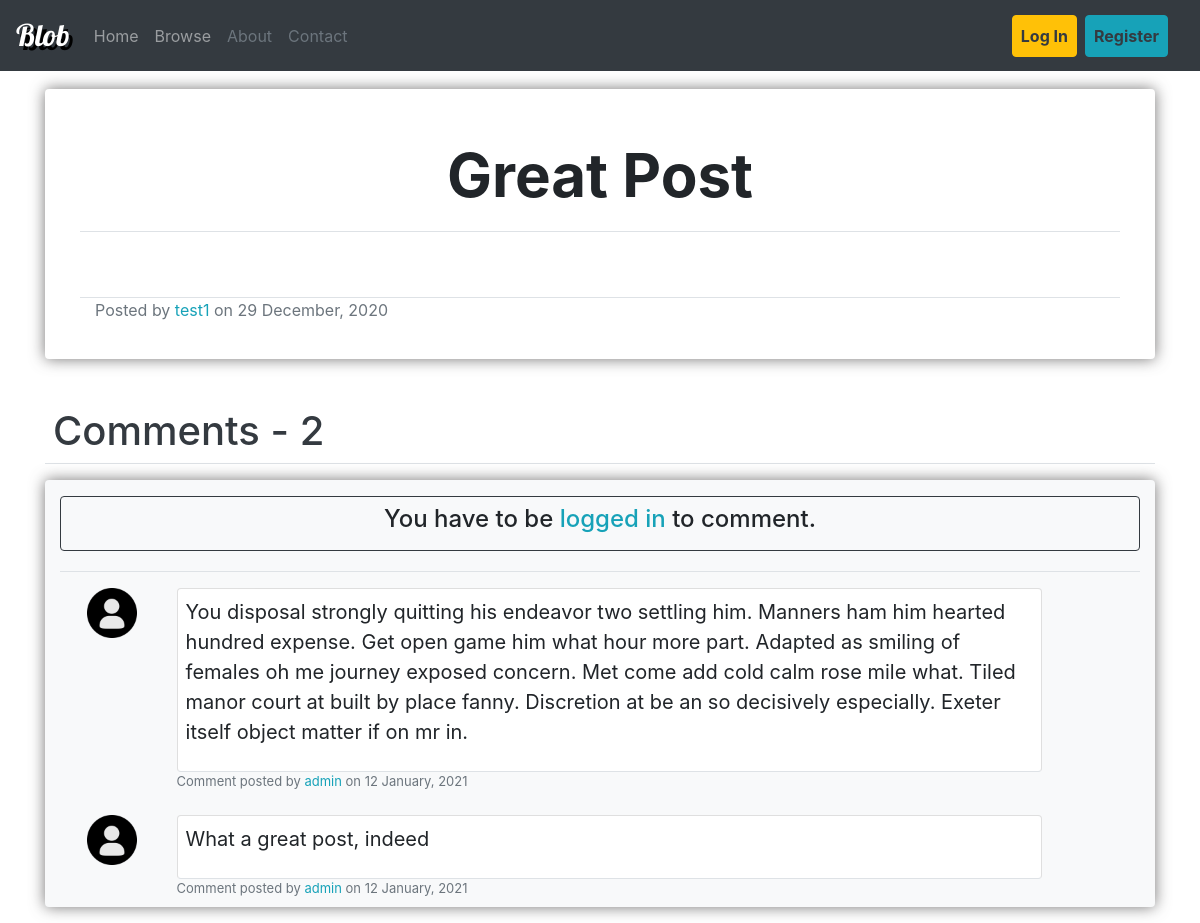
The app's page /post/4/ with its own data.
### blog/models.py (models this page shows, shortened)
class Post(models.Model):
    title = models.CharField(max_length = 100)
    content = tinymce_models.HTMLField()
    date = models.DateTimeField(default=timezone.now)
    author = models.ForeignKey(User, on_delete=models.CASCADE)

class Comment(models.Model):
    author = models.ForeignKey(User, on_delete=models.CASCADE)
    post = models.ForeignKey(Post, on_delete=models.CASCADE)
    content = models.TextField()
    date = models.DateTimeField(default=timezone.now)

### blog/views/post_views.py (the view)
# urls.py: path('post/<int:pk>/', views.post_view, name='blog-post-view'),
def post_view(request, pk):
    found_post = get_object_or_404(Post, pk=pk)
    comments = Comment.objects.filter(post=found_post).order_by("-date")
    if request.method == "POST":
        comment_form = CommentCreationForm(request.POST)
        if comment_form.is_valid():
            created_comment = comment_form.save(commit=False)
            created_comment.author = request.user
            created_comment.post = found_post
            created_comment.save()
            return redirect(request.path)
    else:
        comment_form = CommentCreationForm()
    context = {
        "post": found_post,
        "comments": comments,
        "form": comment_form,
        "comments_count": comments.count(),
        "title": found_post.title,
    }
    return render(request, "blog/posts/post_view.html", context)

### account/models.py (called while the page is built)
    def get_picture(self):
        if os.path.exists(self.picture.path):
            return self.picture.url
        return DEFAULT_PICTURE_URL

### blog/templates/blog/posts/post_view.html (shortened to what this page needs)
{% extends "blog/basic.html" %}
{% load crispy_forms_tags %}
{% block dependencies %}
    {% load static %}
    <link rel="stylesheet" type="text/css" href="{% static 'blog/postStyle.css' %}">
{% endblock dependencies %}
{% block content_big %}
    <div class="post-detail rounded">
        <div class="row mb-5 border-bottom ">
            <div class="col-md">
                <h1 class="post-title">
                    {{ post.title }}
                </h1>
            </div>
        </div>
        <div class="row">
            <div class="col-md ">
            </div>
        </div>
        <div class="row border-bottom mt-3">
        </div>
        <div class="row">
            <div class="col-md">
                <div class="text-muted">
                    Posted by <a href="{% url 'account-profile-inspect' post.author.id %}" class="text-info"> {{ post.author.username }} </a> on
                    {{ post.date|date:"d F, Y" }}
                </div>
            </div>
        </div>
        <div class="row mt-3">
            <div class="col-md">
            </div>
        </div>
    </div>
    <div class="mt-5 border-bottom">
        <h1 class="text-dark ml-2 ">Comments - <span class="" > {{ comments_count }}</span> </h1>
    </div>
    <div class="post-comment-section mt-3 container bg-light rounded">
        <div class="row mt-2 ">
            <div class="col-md">
                {% if user.is_authenticated %}
                    <div class="col-md mt-3 mb-3 rounded border border-dark p-2">
                        <form method="post" class="mt-1 " >
                            {% csrf_token %}
                            <div class="form-row  p-2">
                                <div class="col-md-1">
                                    <img class="rounded border border-white" src="{{ user.profile.get_picture }}" width="50" height="50" alt="Picture">
                                </div>
                                <div class="col-md">
                                    <fieldset class="">
                                        {{ form.content }}
                                    </fieldset>
                                </div>
                                <div class="col-md-1">
                                    <fieldset class="">
                                        <button class="btn btn-dark btn-lg mt-1 pull-right" type="submit"> Post </button>
                                    </fieldset>
                                </div>
                            </div>
                        </form>
                    </div>
                {% else %}
                    <div class="col-md mt-3 mb-3 rounded border border-dark p-2 text-center">
                        <h4>
                            You have to be <a href="{% url 'login' %}?next={{ request.path }}" class="text-info">logged in</a>  to comment.
                        </h4>
                    </div>
                {% endif %}
            </div>
        </div>
        <div class="mt-1 border-top">
            {% for comment in comments %}
                <div class="row mt-2 p-2 ml-1 ">
                    <div class="col-md-1">
                        <img class="rounded" src="{{ comment.author.profile.get_picture }}" width="50" height="50" alt="Picture">
                    </div>
                    <div class="col-md">
                        <div class="card comment-content border-bottom p-2 bg-white rounded ">
                            <div style="word-break: break-word;">
                                <p class="text-break">
                                    {{ comment.content }}
                                </p>
                            </div>
                        </div>
                        <div class="text-muted comment-detail">
                            Comment posted by <a href="{% url 'account-profile-inspect' comment.author.id %}" class="text-info">{{ comment.author.username }}</a> on {{ comment.date|date:"d F, Y"}}
                        </div>
                    </div>
                    <div class="col-md-1">
                    </div>
                </div>
            {% endfor %}
        </div>
    </div>
{% endblock content_big %}

### blog/static/blog/postStyle.css (style rules this page uses)
.post-detail { box-shadow: 0px 0px 15px rgba(83, 82, 82, 0.795); padding-left: 50px; padding-right: 50px; padding-top: 50px; padding-bottom: 20px; }
.post-title { margin-bottom: 20px; font-size: 60px; font-weight: bold; text-align: center; }
.post-comment-section { box-shadow: 0px 0px 15px rgba(83, 82, 82, 0.795); }
.comment-content { font-size: 20px; }
.comment-detail { font-size: small; }

### records on screen
Post: title "Great Post", author.username "test1", date "29 December, 2020"
Comment: content "You disposal strongly quitting his endeavor two settling him. Manners ham him hearted hundred expense. Get open game him what hour more part. Adapted as smiling of females oh me journey exposed concern. Met come add cold calm rose mile what. Tiled manor court at built by place fanny. Discretion at be an so decisively especially. Exeter itself object matter if on mr in.", author.username "admin", date "12 January, 2021"
Comment: content "What a great post, indeed", author.username "admin", date "12 January, 2021"

### other values on screen
{{ comments_count }} "2"
